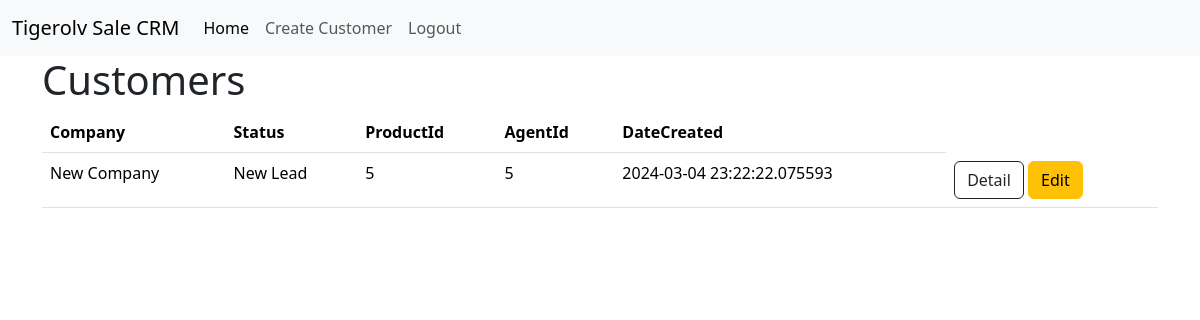
/ (signed in), run on the app's committed database.
### app/models.py (models this page shows, shortened)
class Customer(db.Model):
    __tablename__ = 'customer'
    CustomerId = db.Column(db.Integer,primary_key=True)
    ProductId = db.Column(db.Integer,db.ForeignKey('product.ProductId'))
    Name = db.Column(db.String(128))
    Description = db.Column(db.String(5000))
    Status = db.Column(db.String(64))
    ContactName = db.Column(db.String(128))
    ContactEmail = db.Column(db.String(128))
    ContactPhone = db.Column(db.String(64))
    AgentId = db.Column(db.Integer,db.ForeignKey('user.UserId'))
    DateCreated = db.Column(db.DateTime , default=datetime.utcnow)
    notes = db.relationship('Note',backref='customer',lazy='dynamic')

### app/main/views.py (the view)
@main.route('/', methods=['GET','POST'])
@login_required
@permission_required(Permission.VIEW)
def index():
    customers = Customer.query.all()
    form = NameForm()
    return render_template('index.html', form=form, customers=customers)

### app/models.py (called while the page is built)
    @login_manager.user_loader
    def load_user(user_id):
        return User.query.get(int(user_id))

    def can(self,permissions):
        return self.Role is not None and (self.Role & permissions) == permissions

    def is_administrator(self):
        return self.can(Permission.ADMIN)

### app/templates/index.html (shortened to what this page needs)
{% extends 'base.html' %}
{% if current_user.is_authenticated %}
    {% block body %}
    <div class="container">
        <div>
            <h1>Customers</h1>
        </div>
        <table class="table table-hover">
            <thead>
            <tr>
                <th scope="col">Company</th>
                <th scope="col">Status</th>
                <th scope="col">ProductId</th>
                <th scope="col">AgentId</th>
                <th scope="col">DateCreated</th>
            </tr>
            </thead>
            <tbody>
                {% for customer in customers %}
                    <td>{{ customer.Name }}</td>
                    <td>
                          {{ customer.Status }}
                    </td>
                    <td>{{ customer.ProductId }}</td>
                    <td>{{ customer.AgentId }}</td>
                    <td>{{ customer.DateCreated }}</td>
                    <td>
                        <a class="btn btn-outline-dark" href="/customer/{{customer.CustomerId}}">Detail</a>
                        <a class="btn btn-warning" href="/customer/edit/{{customer.CustomerId}}">Edit</a>
                    </td>
                {% endfor %}
            </tbody>
        </table>
    </div>
    {% endblock body %}
{% else %}
<h1> Not a valid user! </h1>
{% endif %}

### data on the page
Customer: Name "New Company", Status "New Lead", ProductId "5", AgentId "5", DateCreated "2024-03-04 23:22:22.075593"
